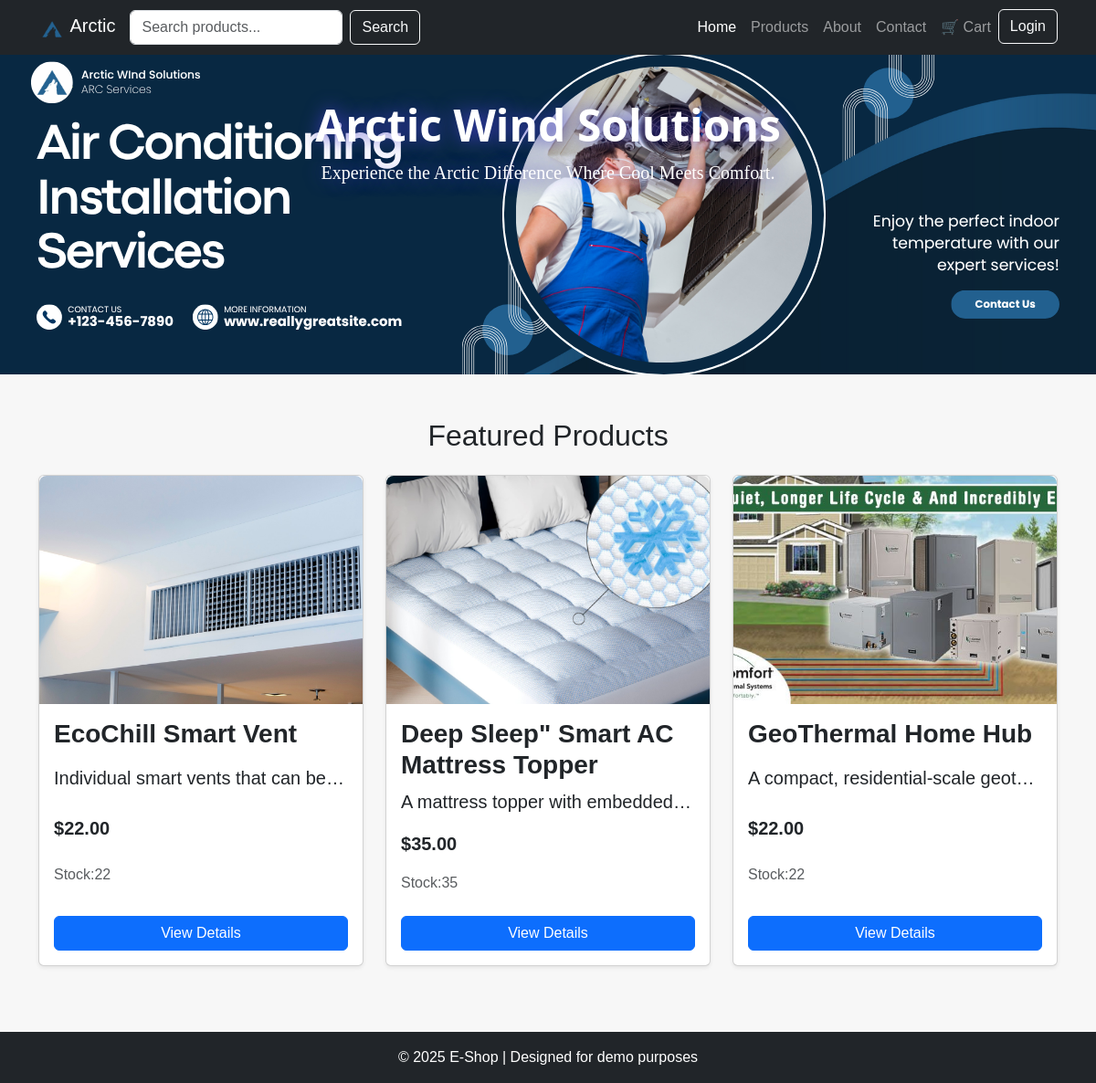
The app's page /, older data.
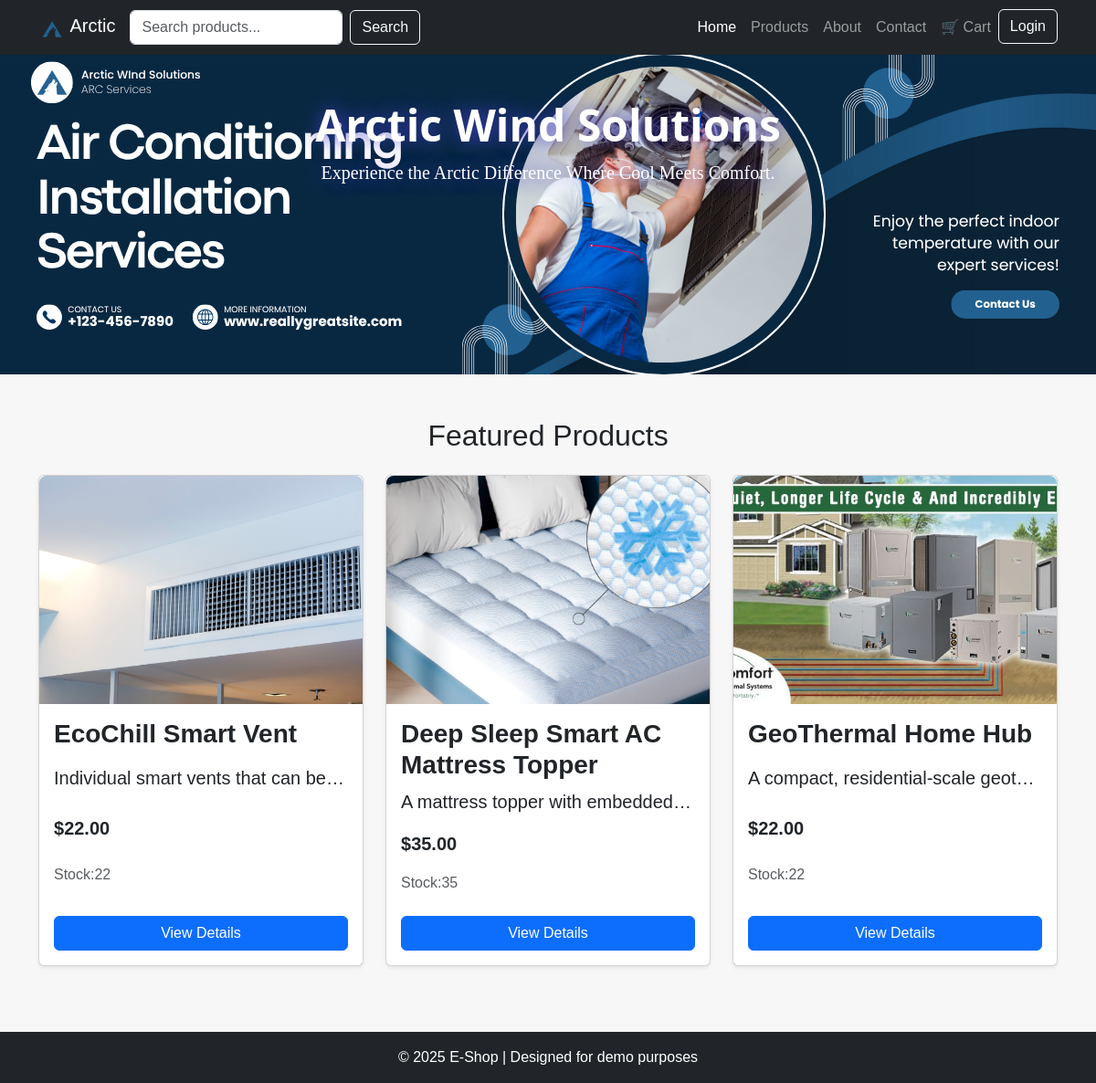
The same page, newer data.
### tables this page shows
CREATE TABLE `products` (
  `id` int(11) NOT NULL AUTO_INCREMENT,
  `prod_name` varchar(255) DEFAULT NULL,
  `price` int(11) DEFAULT NULL,
  `stock` int(11) DEFAULT NULL,
  `info` text DEFAULT NULL,
  `img` varchar(255) NOT NULL,
  PRIMARY KEY (`id`)
);

### misc/rand_products.php (the view, shortened to what this page needs)
<!DOCTYPE html>
<html lang="en">
<head>
    <link href="styles.css" rel="stylesheet">
</head>
</html>
<?php
include "cart_handler.php";
function featuredPage()
{
    global $conn;
    $query = "SELECT * FROM products ORDER BY RAND() LIMIT 3";
    $result = mysqli_query($conn, $query);
    echo "<div class=\"container\">";
    echo "<h2 class=\"text-center mb-4\">Featured Products</h2>";
    echo "<div class=\"row g-4\">";
    while ($row = mysqli_fetch_assoc($result)) {
        $prod_name = $row['prod_name'];
        $price = number_format($row['price'], 2);
        $id = $row['id'];
        $info = $row['info'];
        $stock = $row['stock'];
        $img = $row['img'];
        echo "<div class=\"col-md-4 mb-4\">
                <div class=\"card h-100 shadow-sm\">
                    <img src=\"img/products/{$img}.jpg\"
                        class=\"img-zoom-limit\"
                        alt=\"{$prod_name}\">
                    <div class=\"card-body d-flex flex-column\">
                        <h5 class=\"fw-bold fs-3\">{$prod_name}</h5>
                        <p class=\"fs-5 text-truncate\">{$info}</p>
                        <p class=\"fw-bold fs-5\">\${$price}</p>
                        <p class=\"text-muted fs-6\">Stock:{$stock}</p>
                        <a href=\"product.php?id={$id}\" class=\" btn btn-primary w-100 mt-2\">View Details</a>
                    </div>
                </div>
            </div>";
    }
    echo "</div></div>";
}
?>

Row changes from the older to the newer data that the page shows:
changed products "A mattress topper with embedded…": prod_name "Deep Sleep\" Smart AC Mattress Topper" → "Deep Sleep Smart AC Mattress Topper"
